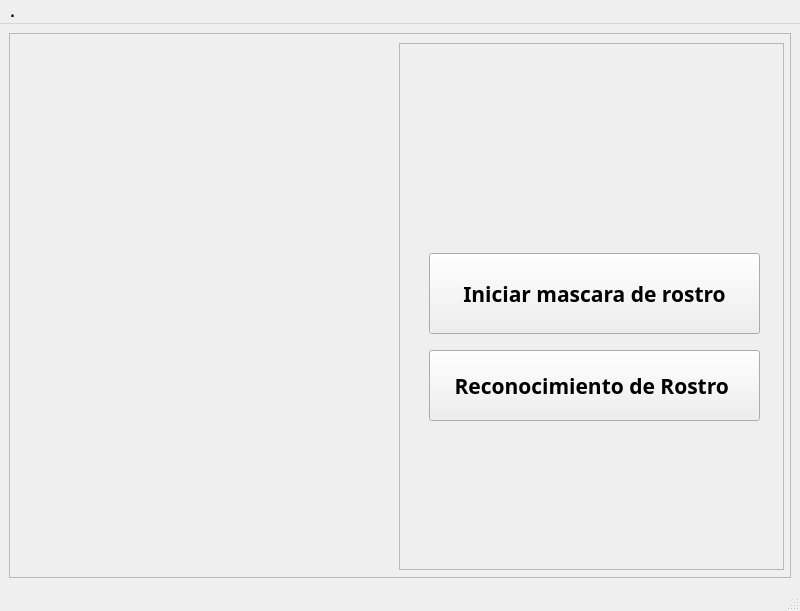
<?xml version="1.0" encoding="UTF-8"?>
<ui version="4.0">
 <class>MascaradeRostro</class>
 <widget class="QMainWindow" name="MascaradeRostro">
  <property name="geometry">
   <rect>
    <x>0</x>
    <y>0</y>
    <width>800</width>
    <height>611</height>
   </rect>
  </property>
  <property name="font">
   <font>
    <pointsize>12</pointsize>
    <weight>75</weight>
    <bold>true</bold>
   </font>
  </property>
  <property name="windowTitle">
   <string>Mascara de Rostro </string>
  </property>
  <widget class="QWidget" name="centralwidget">
   <layout class="QHBoxLayout" name="horizontalLayout">
    <item>
     <widget class="QFrame" name="frame">
      <property name="frameShape">
       <enum>QFrame::StyledPanel</enum>
      </property>
      <property name="frameShadow">
       <enum>QFrame::Raised</enum>
      </property>
      <widget class="QFrame" name="frame_2">
       <property name="geometry">
        <rect>
         <x>390</x>
         <y>10</y>
         <width>385</width>
         <height>527</height>
        </rect>
       </property>
       <property name="frameShape">
        <enum>QFrame::StyledPanel</enum>
       </property>
       <property name="frameShadow">
        <enum>QFrame::Raised</enum>
       </property>
       <widget class="QPushButton" name="btnRostroinicio">
        <property name="geometry">
         <rect>
          <x>30</x>
          <y>210</y>
          <width>331</width>
          <height>81</height>
         </rect>
        </property>
        <property name="font">
         <font>
          <family>Nirmala UI Semilight</family>
          <pointsize>16</pointsize>
          <weight>75</weight>
          <bold>true</bold>
         </font>
        </property>
        <property name="text">
         <string>Iniciar mascara de rostro</string>
        </property>
       </widget>
       <widget class="QPushButton" name="btnRostro">
        <property name="geometry">
         <rect>
          <x>30</x>
          <y>307</y>
          <width>331</width>
          <height>71</height>
         </rect>
        </property>
        <property name="font">
         <font>
          <family>NewsGoth Lt BT</family>
          <pointsize>16</pointsize>
          <weight>75</weight>
          <bold>true</bold>
         </font>
        </property>
        <property name="text">
         <string>Reconocimiento de Rostro </string>
        </property>
       </widget>
      </widget>
      <widget class="QLabel" name="Camaralabel">
       <property name="geometry">
        <rect>
         <x>14</x>
         <y>20</y>
         <width>371</width>
         <height>481</height>
        </rect>
       </property>
       <property name="text">
        <string/>
       </property>
      </widget>
     </widget>
    </item>
   </layout>
  </widget>
  <widget class="QMenuBar" name="menubar">
   <property name="geometry">
    <rect>
     <x>0</x>
     <y>0</y>
     <width>800</width>
     <height>34</height>
    </rect>
   </property>
   <widget class="QMenu" name="menuSalir">
    <property name="title">
     <string>.</string>
    </property>
   </widget>
   <addaction name="menuSalir"/>
  </widget>
  <widget class="QStatusBar" name="statusbar"/>
 </widget>
 <resources/>
 <connections/>
</ui>
